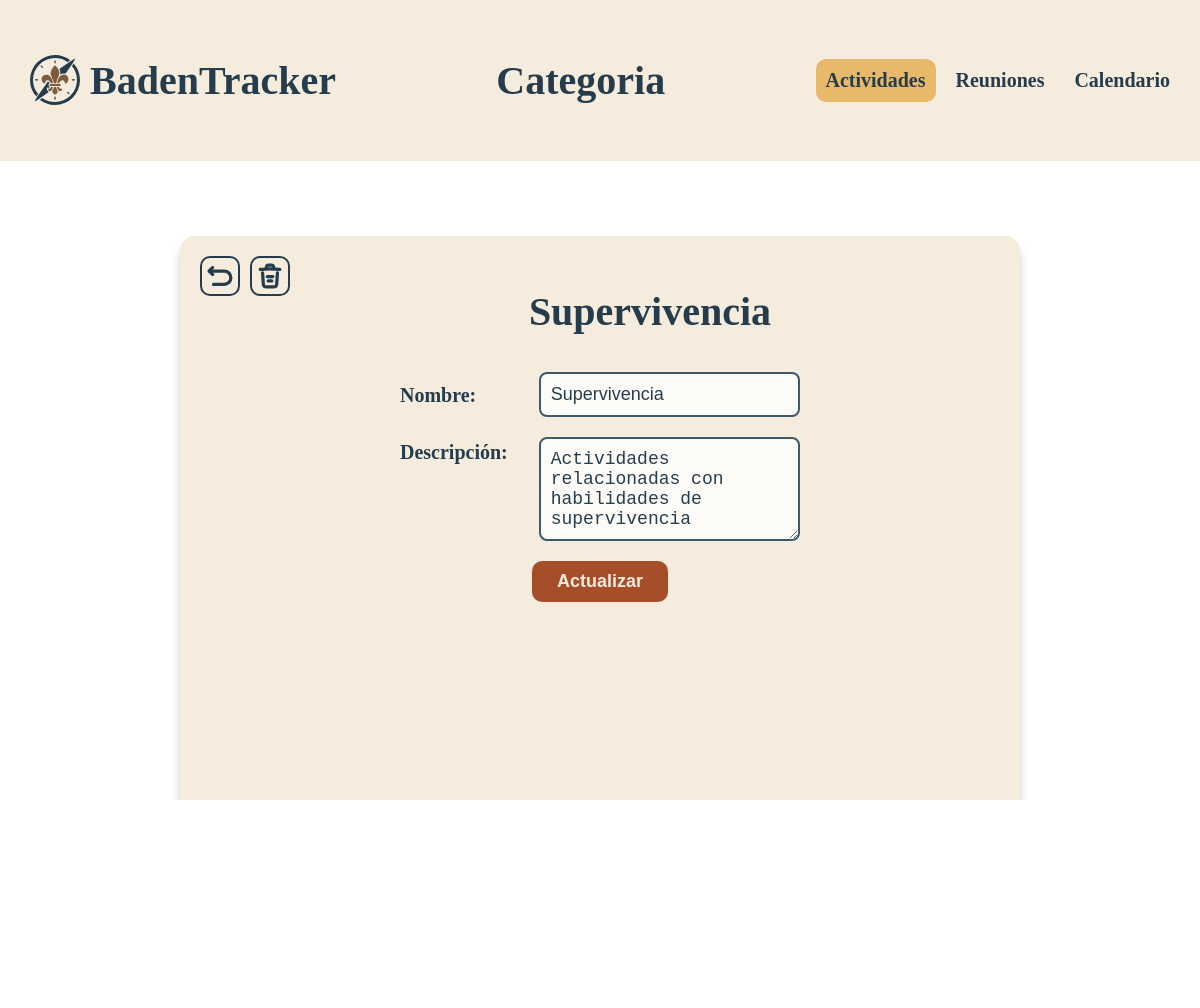
The app's page /actividades/categorias/categoria?id=1 with its own data.
### tables this page shows
CREATE TABLE IF NOT EXISTS cat(  
    cat_id      int         NOT NULL PRIMARY KEY AUTO_INCREMENT COMMENT 'Primary Key',
    cat_name    varchar(50) NOT NULL UNIQUE                     COMMENT 'Category Name',
    cat_desc    varchar(255)                                    COMMENT 'Category Description'
);

### .res/funct/funct.php (called while the page is built, shortened)
<?php
function linkDB ():mysqli  {
    $servername = "localhost";
    $database = "badentracker";
    $username = "bt";
    $password = "BadenTracker2025*";
    return new mysqli($servername, $username, $password, $database);
}
?>

### actividades/categorias/categoria/index.php (the view, shortened to what this page needs)
<?php
require "../../../.res/funct/funct.php";
include "../../../.res/templates/header.php";
?>
<link href="https://cdn.jsdelivr.net/npm/select2@4.1.0-rc.0/dist/css/select2.min.css" rel="stylesheet" />
<?php
$id = $_GET["id"];
$catSQL = "
SELECT
    cat_id,
    cat_name,
    cat_desc
FROM cat
WHERE cat_id = $id";
$catQuery = linkDB() -> query($catSQL);
$cat = $catQuery->fetch_assoc();
?>
<main>
    <a class="but align-left" href="../" title="Volver a Actividades">
    </a>
    <a class="but align-left" href="delete.php?id=<?php echo $cat["cat_id"];?> " title="Borrar actividad" onclick="return confirm('¿Estás seguro de que deseas borrar esta categoria?');">
    </a>
    <h1><?php echo $cat["cat_name"]; ?></h1>
    <form method="POST" class="form-grid">
        <div class="form-row">
            <label for="cat_name">Nombre:</label>
            <input type="text" id="cat_name" name="cat_name" value="<?php echo $cat["cat_name"]; ?>" required>
        </div>
        <div class="form-row textarea-row">
            <label for="cat_desc">Descripción:</label>
            <textarea id="cat_desc" name="cat_desc" rows="4"><?php echo $cat["cat_desc"]; ?></textarea>
        </div>
        <div class="form-actions">
            <button type="submit" class="btn-submit">Actualizar</button>
        </div>
    </form>
</main>
<?php
include "../../../.res/templates/footer.php";
?>

### .res/css/styles.css (style rules this page uses)
:root { --color001: #f5ecddff; --color002: #253c4cff; --color003: #7d5b3eff; --color004: #3c5a6eff; --color005: #a64e2aff; --color006: #e8b86bff; --color006D: #ba9356ff; --trans: #00000033; }
* { box-sizing: border-box; }
html, body { height: 100%; width: 100%; margin: 0; padding: 0; overflow-x: hidden; }
main { margin: 20px auto; width: 70%; padding: 20px; background-color: var(--color001); border-radius: 15px; color: var(--color002); font-size: 20px; line-height: 1.5; text-align: center; box-shadow: 0 10px 10px var(--trans); margin-top: 75px; margin-bottom: 75px; min-height: 75%; }
.but { align-items: center; display: inline-flex; vertical-align: middle; border: 2px solid var(--color002); border-radius: 10px; text-decoration: none; color: var(--color002); stroke: var(--color002); padding: 5px; min-width: 30px; justify-content: center; margin: 0 10px 0 0; font-weight: bold; max-width: 40px; max-height: 40px; }
.align-left { float: left; margin-left: 0; }
.but svg { height: 100%; width: 100%; }
.form-grid { display: flex; flex-direction: column; gap: 20px; margin-top: 30px; }
.form-row { display: flex; align-items: center; justify-content: space-between; gap: 20px; padding: 0 200px; }
.form-row label { flex: 1; font-weight: bold; color: var(--color002); text-align: left; }
.form-row input[type="text"], .form-row input[type="time"], .textarea-row textarea { flex: 2; padding: 10px; border: 2px solid var(--color004); border-radius: 8px; background-color: #ffffffcc; color: var(--color002); font-size: 18px; }
.textarea-row { display: flex; align-items: flex-start; gap: 20px; }
.textarea-row textarea { width: 100%; resize: vertical; }
.form-actions { text-align: center; }
.btn-submit { background-color: var(--color005); color: var(--color001); padding: 10px 25px; border: none; border-radius: 10px; font-size: 18px; font-weight: bold; cursor: pointer; transition: background-color 0.3s ease; }
input { width: 50%; padding: 10px; border: 2px solid var(--color004); border-radius: 8px; background-color: #ffffffcc; color: var(--color002); font-size: 18px; }

### records on screen
cat: cat_name "Supervivencia", cat_desc "Actividades relacionadas con habilidades de supervivencia"

### other values on screen
$title "Categoria"
